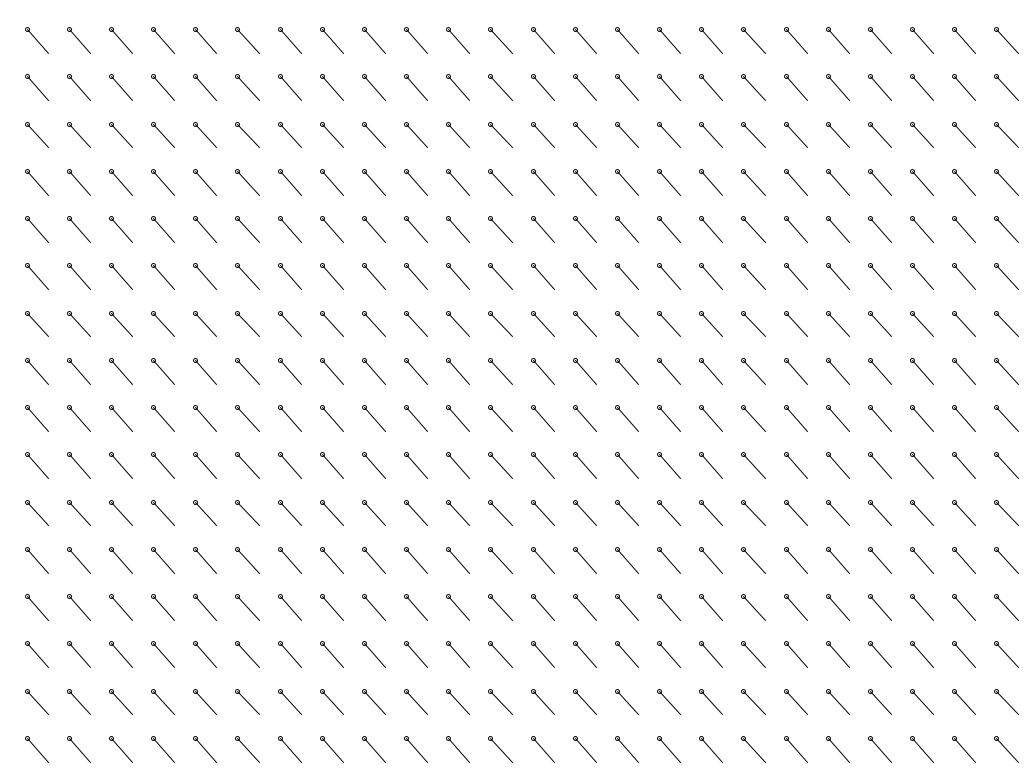
Frame 1 (no input)
Frame 60 (the mouse pressed at the canvas centre just before this capture): identical to frame 1, image omitted
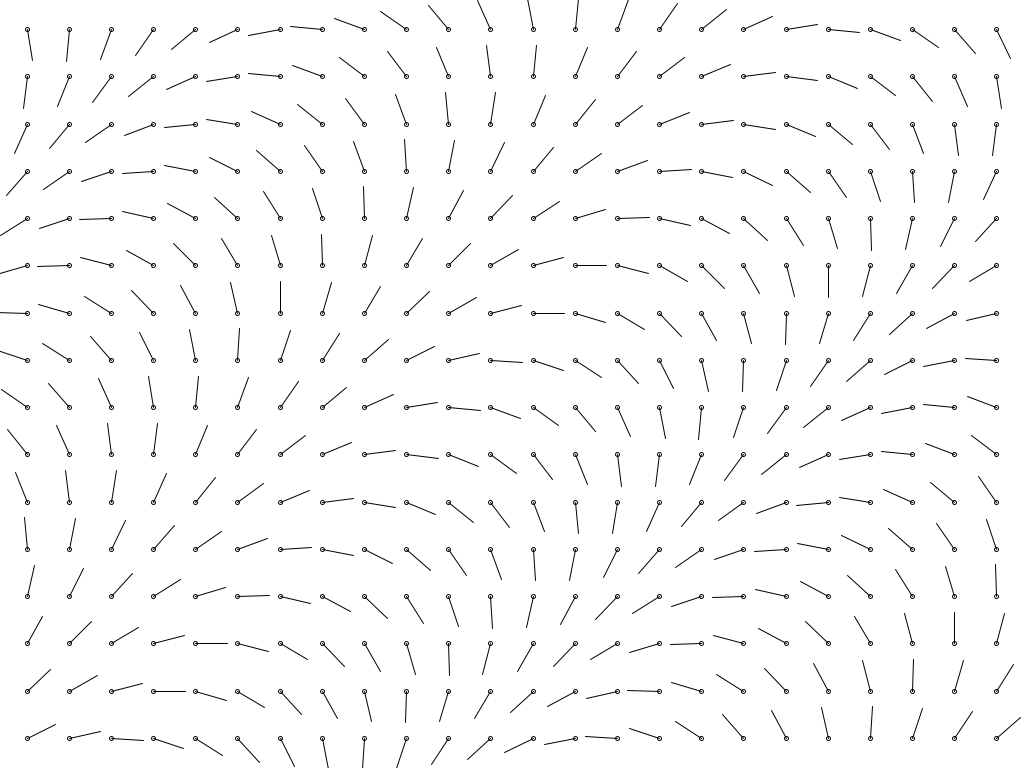
Frame 120 (the mouse held since frame 60 and released just before this capture)

The Processing sketch that drew these frames (run headless with seeded random() and noise(); from frame 60 on, the mouse is pressed at the canvas centre):

// Processing sketch: matrix_input
// ── matrix_input.pde
int columns = 24;
int rows = 16;
float column_width;
float row_height;
float padding = 6;
color background_color = color( 255 );
DataGrid data;

void setup()
{
  size( 1024, 768 );
  column_width = (width - padding*2) / columns;
  row_height = (height - padding*2) / rows;
  noFill();
  stroke( 0 );
  smooth();
}

void draw()
{
  background( background_color );
  for ( int x = 0; x < columns; ++x )
  {
    for ( int y = 0; y < rows; ++y )
    {
      pushMatrix();
      float x_coord = padding + x * column_width;
      float y_coord = padding + y * row_height;
      translate( x_coord, y_coord );
      renderCell( x, y, column_width, row_height );
      popMatrix();
    }
  }
}

// draw something in cell x, y
// dimensions of cell are stored in w and h
// all drawing starts relative to the cell's top-left corner
void renderCell( int x_index, int y_index, float w, float h )
{
  //  line( w/2, h/2, w, h );
  //  rect( 0, 0, w/2, h/2 );
//  stroke( 255, 127, 0 );
  renderRotation( x_index, y_index, w, h );
  //  stroke( 127, 0, 255 );
//  renderNoiseCell( x_index, y_index, w, h );
//  renderRectangles( x_index, y_index, w, h );
}

void renderRectangles( int x_index, int y_index, float w, float h )
{
  rectMode( CENTER );
  int maxRects = (int)map( x_index, 0, columns, 2, 10 );
  maxRects = max( maxRects, (int)map( y_index, 0, rows, 2, 10 ) );
  
  for ( int i = 0; i < maxRects; ++i )
  {
    float x_size = map( i, 0, maxRects - 1, w * 0.1, w * 0.9 );
    float y_size = map( i, 0, maxRects - 1, h * 0.1, h * 0.9 );
    rect( w / 2, h / 2, x_size, y_size );
  }
  rectMode( CORNER );
}

void renderRotation( int x_index, int y_index, float w, float h )
{
  float mouse_x_modifier = mouseX * 1.0 / width;
  float mouse_y_modifier = mouseY * 1.0 / width;
  float y_adjust = 4 * PI * (y_index + 1) / rows;
  float x_adjust = 4 * PI * (x_index + 1) / columns;
  float theta = x_adjust * mouse_x_modifier + y_adjust * mouse_y_modifier;

  // move to center of cell 
  translate( w/2, h/2 );
  // draw a circle
  ellipse( 0, 0, 4, 4 );
  rotate( theta );
  // and a line
  line( 0, 0, w/2, h/2 );
}

void renderNoiseCell( int x_index, int y_index, float w, float h )
{
  float x = x_index * 0.05 + millis() * 0.001;
  float y = y_index * 0.05 + millis() * 0.0005; 
  float theta = noise( x, y ) * TWO_PI;

  // move to center of cell 
  translate( w/2, h/2 );
  // draw a circle
  ellipse( 0, 0, 4, 4 );
  rotate( theta );
  // and a line
  line( 0, 0, w/2, h/2 );
}


// ── DataGrid.pde
class DataGrid
{
  ArrayList<String>  values;
  int               rows;
  int               columns;
  DataGrid( String filename )
  {
    values = new ArrayList<String>();
    
  }
}
